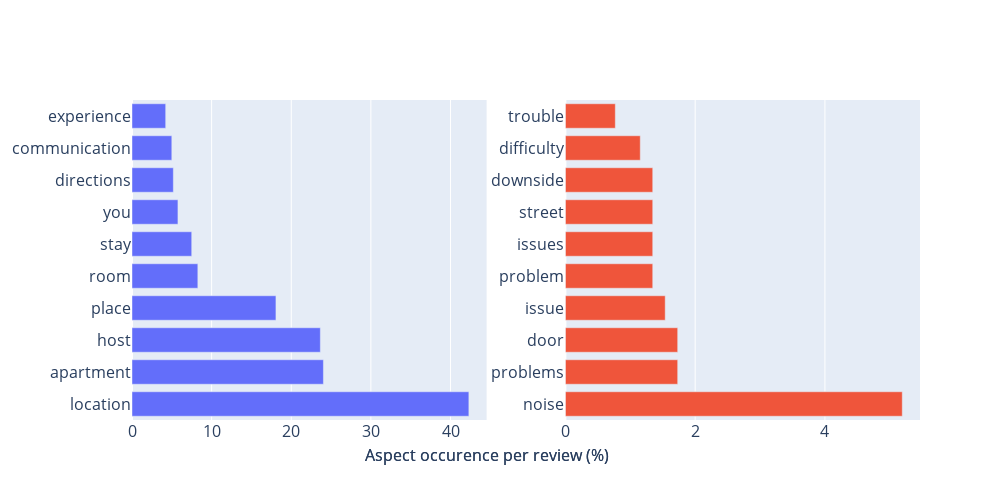

Notebook cell for this chart:
### Code cell
import plotly.graph_objects as go
from plotly.subplots import make_subplots

bar_plot_word_index0 = 0
bar_plot_word_index1 = 10

fig = make_subplots(rows=1, cols=2, subplot_titles=("Positive", "Negative"))

bar_plot_words = positive_aspects.most_common()[bar_plot_word_index0: bar_plot_word_index1]
bar_plot_words = [word for word, _ in bar_plot_words]
bar_plot_counts = np.array([positive_aspects[word] for word in bar_plot_words]) * 100.0 / len(listing_reviews)
fig.add_trace(go.Bar(
    y=bar_plot_words,
    x=bar_plot_counts,
    orientation="h",
    name="Positive"), 
              row=1, col=1)


bar_plot_words = negative_aspects.most_common()[bar_plot_word_index0: bar_plot_word_index1]
bar_plot_words = [word for word, _ in bar_plot_words]
bar_plot_counts = np.array([negative_aspects[word] for word in bar_plot_words]) * 100.0 / len(listing_reviews)
fig.add_trace(go.Bar(
    y=bar_plot_words,
    x=bar_plot_counts,
    orientation="h",
    name="Negative"),
             row=1, col=2)

# Here we modify the tickangle of the xaxis, resulting in rotated labels.
fig.update_layout(width=1000,
                  height=500,
                  font_size=16, 
                  annotations=[
                        go.layout.Annotation(
                            x=0.45,
                            y=-0.15,
                            showarrow=False,
                            text="Aspect occurence per review (%)")],
                  bargap=0.15, # gap between bars of adjacent location coordinates.
                  bargroupgap=0.1, # gap between bars of the same location coordinate.
                  showlegend=False)
fig.show()

### Figure 1 — Plotly figure (JSON) as saved in the notebook; plotly's stock layout.template omitted (floating-point values rounded to 4 significant figures)
{"data": [{"name": "Positive", "orientation": "h", "type": "bar", "x": [42.31, 24.04, 23.65, 18.08, 8.269, 7.5, 5.769, 5.192, 5, 4.231], "xaxis": "x", "y": ["location", "apartment", "host", "place", "room", "stay", "you", "directions", "communication", "experience"], "yaxis": "y"}, {"name": "Negative", "orientation": "h", "type": "bar", "x": [5.192, 1.731, 1.731, 1.538, 1.346, 1.346, 1.346, 1.346, 1.154, 0.7692], "xaxis": "x2", "y": ["noise", "problems", "door", "issue", "problem", "issues", "street", "downside", "difficulty", "trouble"], "yaxis": "y2"}], "layout": {"annotations": [{"font": {"size": 16}, "showarrow": false, "text": "Aspect occurence per review (%)", "x": 0.45, "xanchor": "center", "xref": "paper", "y": -0.15, "yanchor": "bottom", "yref": "paper"}, {"font": {"size": 16}, "showarrow": false, "text": "Aspect occurence per review (%)", "x": 0.45, "xanchor": "center", "xref": "paper", "y": -0.15, "yanchor": "bottom", "yref": "paper"}], "bargap": 0.15, "bargroupgap": 0.1, "font": {"size": 16}, "height": 500, "showlegend": false, "width": 1000, "xaxis": {"anchor": "y", "domain": [0, 0.45]}, "xaxis2": {"anchor": "y2", "domain": [0.55, 1]}, "yaxis": {"anchor": "x", "domain": [0, 1]}, "yaxis2": {"anchor": "x2", "domain": [0, 1]}}}
